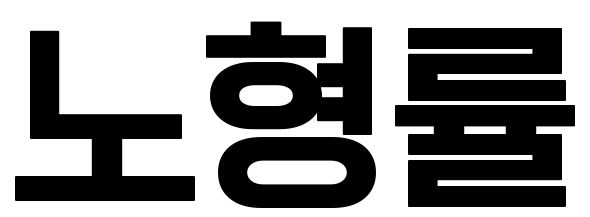

This figure's Python source:
from PIL import Image, ImageDraw, ImageFont
from time import sleep
import matplotlib.pyplot as plt
import numpy as np
import textwrap
import time
import copy
import cv2


def make_image(message):


    lines = textwrap.wrap(message, width=5)

    font = ImageFont.truetype("ONEMObILE.ttf", size=200)
    font_color = 'rgb(0, 0, 0)' 
    bg_color = 'rgb(255, 255, 255)'

    width, height = font.getsize(lines[0])
    height *= len(lines)
    image =Image.new('RGB', (width+20, height+20), color = bg_color)
    draw = ImageDraw.Draw(image)
    
    x_text = 10
    y_text = 10
    for line in lines:
        width, height = font.getsize(line)
        draw.text((x_text, y_text), line, font=font, fill=font_color, stroke_width=1)
        y_text += height
    image.save('aa.png')


    asdf=["글씨","입체화","작업중",".",".","."]
    for i in asdf:
        time.sleep(0.3)
        print(i)


    image_gray = cv2.imread('aa.png', cv2.IMREAD_GRAYSCALE)
    img_c = cv2.Canny(image_gray, 0, 360)
    height, width = image_gray.shape
    plt.imshow(img_c)
    plt.show()


    img_c2 = copy.deepcopy(img_c)
    for i in range(0, width):
        m=0
        n=0
        for j in range(0,height):
            if img_c2[j,i]==255:
                if img_c2[j-1,i]==0: n=j
                if img_c2[j+1,i]==0:
                    if (m%2==0) and ((j-n)<2):
                        img_c[n:j+1,i]=0
                    m+=1
        cv2.imshow('가로줄 제거', img_c)
        cv2.waitKey(1)  
    for i in range(0, height):
        m=0
        n=0
        for j in range(0,width):
            if img_c2[i,j]==255:
                if img_c2[i,j-1]==0: n=j
                if img_c2[i,j+1]==0:
                    if (m%2==0) and ((j-n)<2):
                        img_c[i,n:j+1]=0
                    m+=1
        cv2.imshow('세로줄 제거', img_c)
        cv2.waitKey(1)


    k = cv2.getStructuringElement(cv2.MORPH_RECT, (1,3))
    opening = cv2.morphologyEx(img_c, cv2.MORPH_OPEN, k)
    k2 = cv2.getStructuringElement(cv2.MORPH_RECT, (3,1))
    opening2 = cv2.morphologyEx(img_c, cv2.MORPH_OPEN, k2)
    img_c =cv2.add(opening, opening2)
    

    for i in range(0, width):
        for j in range(0, height):
            if img_c[j,i]==255:
                if img_c[j+1,i]==0 and img_c[j,i+1]==0:
                    img_c[j,i]=0  
          
                    cv2.imshow('', img_c)
                    cv2.waitKey(1)
    
    
    k = cv2.getStructuringElement(cv2.MORPH_RECT, (4,4))
    rst = cv2.dilate(img_c, k)
    cv2.imshow('', rst)
    cv2.waitKey(0)

make_image("노형률")